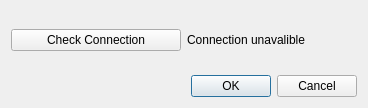
<?xml version="1.0" encoding="UTF-8"?>
<ui version="4.0">
 <class>Dialog</class>
 <widget class="QDialog" name="Dialog">
  <property name="geometry">
   <rect>
    <x>0</x>
    <y>0</y>
    <width>368</width>
    <height>108</height>
   </rect>
  </property>
  <property name="windowTitle">
   <string>Dialog</string>
  </property>
  <layout class="QVBoxLayout" name="verticalLayout_2">
   <item>
    <layout class="QVBoxLayout" name="verticalLayout">
     <item>
      <layout class="QHBoxLayout" name="horizontalLayout">
       <item>
        <widget class="QPushButton" name="pushButton">
         <property name="text">
          <string>Check Connection</string>
         </property>
        </widget>
       </item>
       <item>
        <widget class="QLabel" name="label">
         <property name="text">
          <string>Connection unavalible</string>
         </property>
        </widget>
       </item>
      </layout>
     </item>
     <item>
      <widget class="QDialogButtonBox" name="buttonBox">
       <property name="orientation">
        <enum>Qt::Horizontal</enum>
       </property>
       <property name="standardButtons">
        <set>QDialogButtonBox::Cancel|QDialogButtonBox::Ok</set>
       </property>
      </widget>
     </item>
    </layout>
   </item>
  </layout>
 </widget>
 <resources/>
 <connections>
  <connection>
   <sender>buttonBox</sender>
   <signal>accepted()</signal>
   <receiver>Dialog</receiver>
   <slot>accept()</slot>
   <hints>
    <hint type="sourcelabel">
     <x>248</x>
     <y>254</y>
    </hint>
    <hint type="destinationlabel">
     <x>157</x>
     <y>274</y>
    </hint>
   </hints>
  </connection>
  <connection>
   <sender>buttonBox</sender>
   <signal>rejected()</signal>
   <receiver>Dialog</receiver>
   <slot>reject()</slot>
   <hints>
    <hint type="sourcelabel">
     <x>316</x>
     <y>260</y>
    </hint>
    <hint type="destinationlabel">
     <x>286</x>
     <y>274</y>
    </hint>
   </hints>
  </connection>
 </connections>
</ui>
